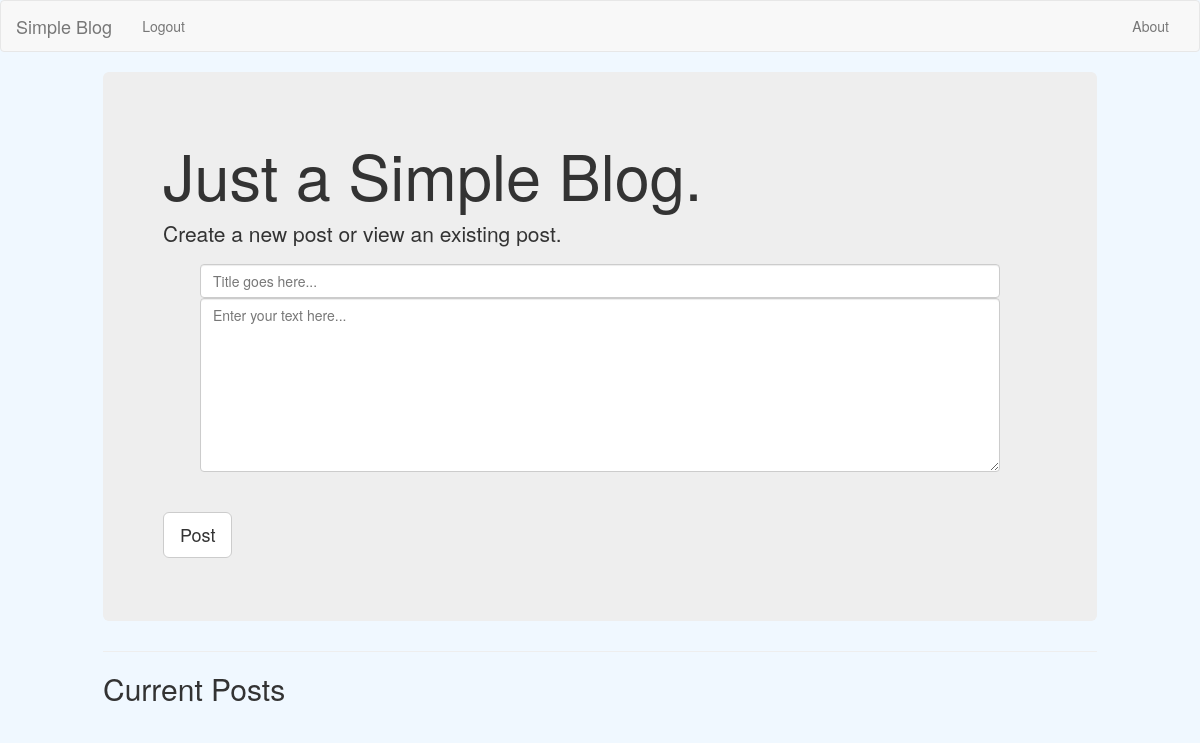
The app's page /index, older data.
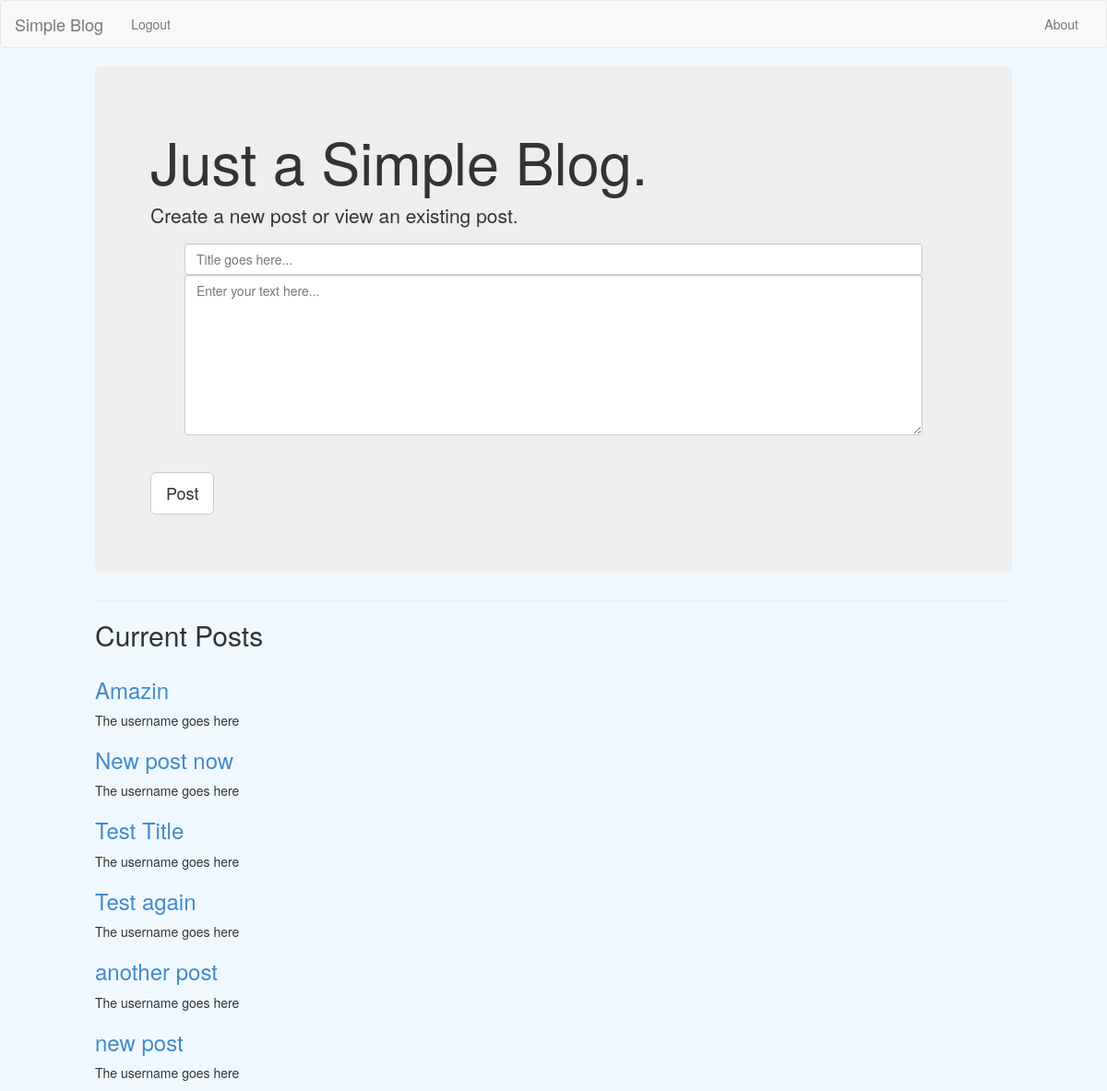
The same page, newer data.
### tables this page shows
CREATE TABLE posts(title TEXT UNIQUE, post TEXT);

### app.py (the view, shortened to what this page needs)
@app.route("/index", methods=["GET","POST"])
def index():
    if request.method == "GET":
        titles = get_titles()
        links = [ [ str("/title/" + make_url(i[0])), i[0] ] for i in titles]
        return render_template("index.html", post_list=links)
    else:
        return 'You are not logged in'

### app.py (called while the page is built)
def get_db():
    db = getattr(g, '_blog', None)
    if db is None:
        db = g._database = sqlite3.connect("blog.db")
    return db

@app.teardown_appcontext
def close_connection(exception):
    db = getattr(g, '_database', None)
    if db is not None:
        db.close()

def get_titles():
        cur = get_db().cursor()
        query = "SELECT title FROM posts"
        cur.execute(query)
        titles = cur.fetchall()
        return titles

def make_url(title):
        return title.replace(" ", "_")

### templates/index.html (shortened to what this page needs)
{% extends "base.html" %}
{% block css %}
<link href="/static/index.css" rel="stylesheet">
{% endblock css %}
{% block session_button %}
<li><a href="/logout">Logout</a></li>
{% endblock session_button %}
{% block main %}
<div class="container">
  <div class="jumbotron">
    <h1>Just a Simple Blog.</h1>
    <p class="lead">Create a new post or view an existing post.</p>
    <p>
      <form method="POST">
	<input class="form-control" type="text" id="Title" name="new_title" placeholder="Title goes here..."></input>
	<textarea class="form-control" name="new_post" rows="8" placeholder="Enter your text here..."></textarea> <br><br>
	<button type="submit" class="btn btn-default btn-lg">Post</button>
      </form>
    </p>
  </div>
  <hr>
  <h2>Current Posts</h2>
  <div class="row marketing">
    <div class="col-lg-6">
      {% for post in post_list %}
      <h3><a href={{post[0]}}>{{post[1]}}</a></h3>
      <p> The username goes here </p>
      {% endfor %}
    </div>
  </div>
</div>
{% endblock main %}

Row changes from the older to the newer data that the page shows:
added posts: title "Amazin"
added posts: title "New post now"
added posts: title "Test Title"
added posts: title "Test again"
added posts: title "another post"
added posts: title "new post"
